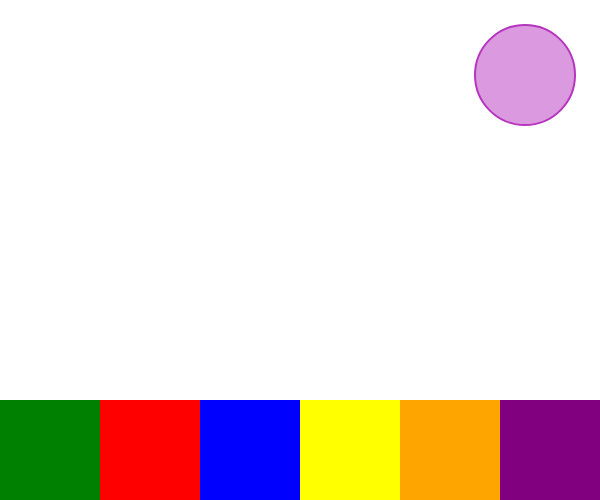
Frame 1 (no input)
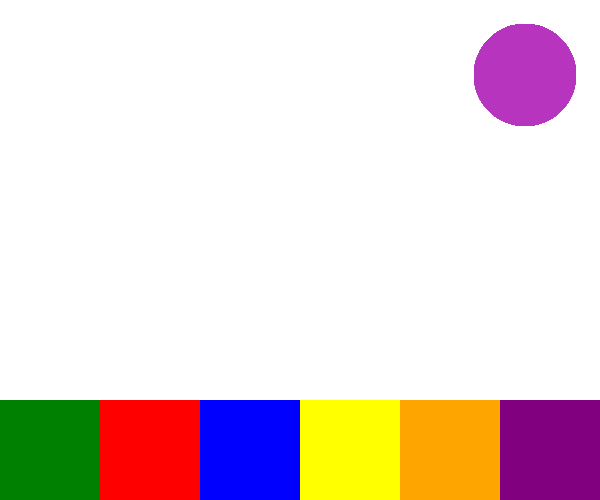
Frame 60 (no input)
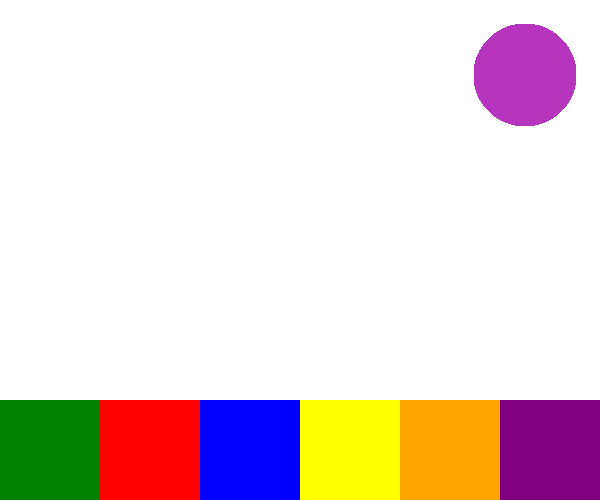
Frame 120 (the mouse pressed at the canvas centre since frame 60)

The p5.js sketch that drew these frames (run headless with seeded random() and noise() and a simulated clock; from frame 60 on, the mouse is pressed at the canvas centre):

// p5.js sketch
// ── sketch.js
var topBoundary = 0;
var bottomBoundary = 0;

var boundary0 = 0;
var boundary1 = 0;
var boundary2 = 0;
var boundary3 = 0;
var boundary4 = 0;
var boundary5 = 0;
var boundary6 = 0;

var r,g,b;

var buttonSize = 100;

var brushSize = 10;

var brushColor = ("white")

var currentArea = "";

var d;


function setup() {
  createCanvas(600,500);
  noStroke();
  
  topBoundary = 400;
  bottomBoundary = height;
  
  boundary0 = 0;
  boundary1 = 100;
  boundary2 = 200;
  boundary3 = 300;
  boundary4 = 400;
  boundary5 = 500;
  boundary6 = width;
  
  r = random(255);
  g = random(255);
  b = random(255);
}


function draw(){  
  
  
  fill("green");
  rect(boundary0,topBoundary,buttonSize,buttonSize);
  fill("red");
  rect(boundary1,topBoundary,buttonSize,buttonSize);
  fill("blue");
  rect(boundary2,topBoundary,buttonSize,buttonSize);
  fill("yellow");
  rect(boundary3,topBoundary,buttonSize,buttonSize);
  fill("orange");
  rect(boundary4,topBoundary,buttonSize,buttonSize);
  fill("purple");
  rect(boundary5,topBoundary,buttonSize,buttonSize);

  if(mouseY > topBoundary && mouseY < bottomBoundary){
    //console.log("color picker area");
    if(mouseX > boundary0 && mouseX < boundary1){
      //console.log("green");
      currentArea = ("green");
    }else if(mouseX > boundary1 && mouseX < boundary2){
      //console.log("red");
      currentArea = ("red");
    }else if(mouseX > boundary2 && mouseX < boundary3){
      //console.log("blue");
      currentArea = ("blue");
    }else if(mouseX > boundary3 && mouseX < boundary4){
      //console.log("yellow");
      currentArea = ("yellow");
    }else if(mouseX > boundary4 && mouseX < boundary5){
      //console.log("orange");
      currentArea = ("orange");
    }else if(mouseX > boundary5 && mouseX < boundary6){
      //console.log("purple");
      currentArea = ("purple");
    }else if(mouseX, mouseY, 525, 75){
      currentArea = ("randomColor");
    }
 }else{
  currentArea = "";
 
 
 
     // Draw a circle
  strokeWeight(2);
  stroke(r, g, b);
  fill(r, g, b, 127);
  ellipse(525, 75, 100, 100);
  noStroke(255);
  
  fill(brushColor);
  ellipse(mouseX,mouseY, brushSize, brushSize);
 }
}

function mousePressed(){
  console.log(currentArea);
  
  if (currentArea == "green") {
    brushColor = "green";
  }else if (currentArea == "red"){
    brushColor = "red";
  }else if (currentArea == "blue"){
    brushColor = "blue";
  }else if (currentArea == "yellow"){
    brushColor = "yellow";
  }else if (currentArea == "orange"){
    brushSize++;
  }else if (currentArea == "purple"){
    brushSize--;
    if(brushSize <= 1){
      brushSize = 1;
    }
  else if (currentArea == "var d"){
    brushColor = "var r,g,b";
  }  
  }
  else{
    brushColor = "white";
  }
   // Check if mouse is inside the circle
  var d = dist(mouseX, mouseY, 525, 75);
  if (d < 100) {
    // Pick new random color values
    r = random(255);
    g = random(255);
    b = random(255);
  }
}
